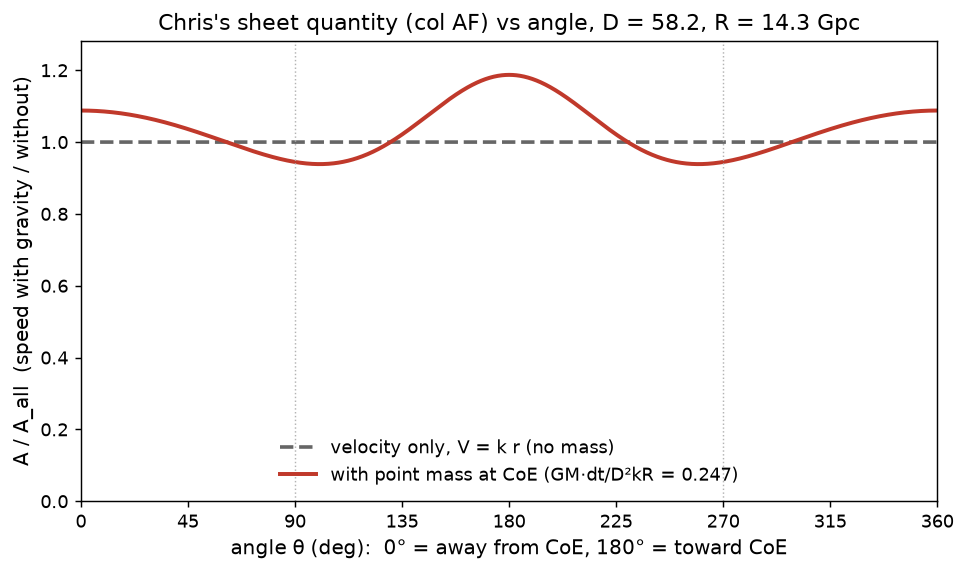

The script that saved this image:
"""Chris's sheet definition (spreadsheet_model/columns.tex, col AF):
A/A_all(th) = | kR n + dt [g(r_P) - g(D x)] | / (kR), P at distance R along n. Point mass at CoE,
strength eps = G M dt /(D^2 k R) = 0.247 (sheet value). D = 58.2, R = 14.3 Gpc. th from the CoE direction."""
import numpy as np, matplotlib; matplotlib.use("Agg"); import matplotlib.pyplot as plt
D,R,eps=58.2,14.3,0.247
ang=np.linspace(0,360,1441); t=np.radians(ang)
n=np.stack([np.cos(t),np.sin(t)],1)              # ang=0 points at the CoE (CoE at origin, observer at (D,0))
xo=np.array([D,0.]); xp=xo+R*n; rp=np.linalg.norm(xp,axis=1)
g=lambda x,r:-x/r[:,None]**3
dg=(g(xp,rp)-g(xo[None],np.array([D])))*D**2       # in units of GM/D^2
AF_mass=np.linalg.norm(n+eps*dg,axis=1); AF_v=np.ones_like(ang)
mean=np.trapezoid(AF_mass,ang)/360
fig,ax=plt.subplots(figsize=(8.5,4.6))
ax.plot(ang,AF_v,color="0.4",lw=2,ls="--",label="velocity only, V = k r (no mass)")
ax.plot(ang,AF_mass,color="#c0392b",lw=2.2,label=f"with point mass at CoE (GM·dt/D²kR = {eps})")
for a in (90,270): ax.axvline(a,color="0.7",lw=0.8,ls=":")
ax.set_xlim(0,360); ax.set_xticks(range(0,361,45)); ax.set_ylim(0,max(1.1,AF_mass.max()*1.08))
ax.set_xlabel("angle θ (deg):  0° = away from CoE, 180° = toward CoE",fontsize=11); ax.set_ylabel("A / A_all  (speed with gravity / without)",fontsize=11)
ax.set_title("Chris's sheet quantity (col AF) vs angle, D = 58.2, R = 14.3 Gpc",fontsize=12); ax.legend(frameon=False,fontsize=10,loc="lower center")
fig.savefig("migkas_ratio_cc.png",dpi=130,bbox_inches="tight")
i=np.argsort(AF_mass); print("min",AF_mass.min(),"at",sorted(set(np.round(ang[i[:2]]))),"max",AF_mass.max(),"at",ang[np.argmax(AF_mass)],"mean",mean,"AF at 0,180",AF_mass[0],AF_mass[720])
from scipy.signal import argrelmin; print("local minima at",ang[argrelmin(AF_mass)[0]])
